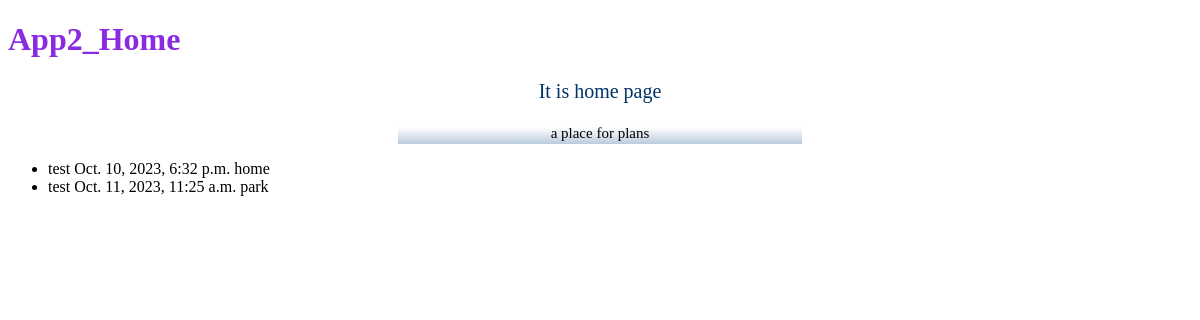
Screenshot of /app2/home/ with the database file from the repository.
### myapp2/models.py (models this page shows, shortened)
class Event(models.Model):
    name = models.CharField(max_length= 1000)
    event_date = models.DateTimeField()
    venue = models.CharField(max_length= 1000)

### myapp2/views.py (the view)
# urls.py: path('home/', views.home, name = 'home'),
def home(request):
    events = Event.objects.all()
    return render(request, 'app2_home.html', {'events': events})

### myapp2/templates/app2_home.html (shortened to what this page needs)
{% load static %}
<!DOCTYPE html>
<html lang="en">
<head>
    <link rel = 'stylesheet' href="{% static 'css/stail_home.css' %}">
</head>
<body>
  <h1>App2_Home</h1>
    <p class="my-class">It is home page</p>
    <div id="my-id">a place for plans</div>
  <ul>
    {% for event in events %}
      <li> {{event.name}} {{event.event_date}} {{event.venue}} </li>
    {% endfor %}
  </ul>
</body>
</html>

### forum/static/css/stail_home.css (style rules this page uses)
h1 { color: blueviolet; }
.my-class { font-size: 20px; color: #003366; text-align: center; }

### rows the page displays
Event: name "test", event_date "Oct. 10, 2023, 6:32 p.m.", venue "home"
Event: name "test", event_date "Oct. 11, 2023, 11:25 a.m.", venue "park"
